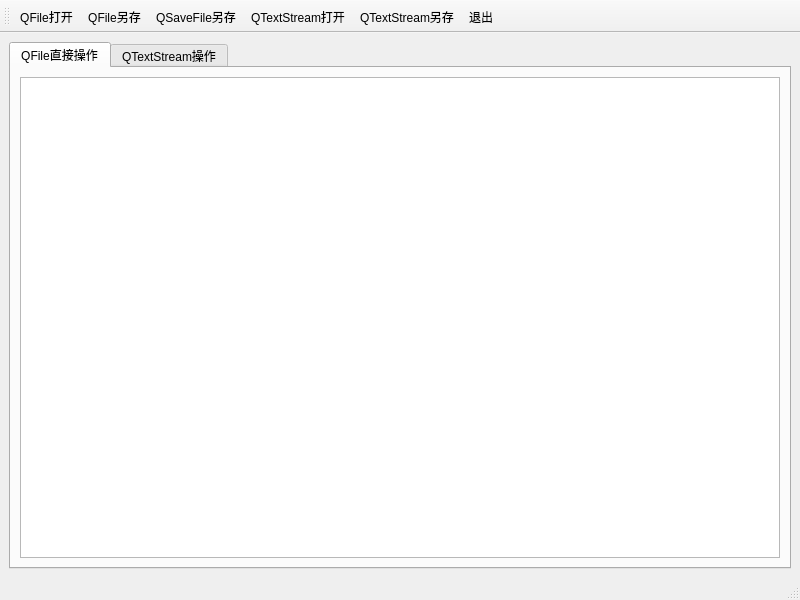
<?xml version="1.0" encoding="UTF-8"?>
<ui version="4.0">
 <class>MainWindow</class>
 <widget class="QMainWindow" name="MainWindow">
  <property name="geometry">
   <rect>
    <x>0</x>
    <y>0</y>
    <width>800</width>
    <height>600</height>
   </rect>
  </property>
  <property name="windowTitle">
   <string>MainWindow</string>
  </property>
  <widget class="QWidget" name="centralwidget">
   <layout class="QHBoxLayout" name="horizontalLayout">
    <item>
     <widget class="QTabWidget" name="tabWidget">
      <property name="currentIndex">
       <number>0</number>
      </property>
      <widget class="QWidget" name="tab">
       <attribute name="title">
        <string>QFile直接操作</string>
       </attribute>
       <layout class="QHBoxLayout" name="horizontalLayout_2">
        <item>
         <widget class="QPlainTextEdit" name="plainTextEdit"/>
        </item>
       </layout>
      </widget>
      <widget class="QWidget" name="tab_2">
       <attribute name="title">
        <string>QTextStream操作</string>
       </attribute>
       <layout class="QHBoxLayout" name="horizontalLayout_3">
        <item>
         <widget class="QPlainTextEdit" name="plainTextEdit_2"/>
        </item>
       </layout>
      </widget>
     </widget>
    </item>
   </layout>
  </widget>
  <widget class="QStatusBar" name="statusbar"/>
  <widget class="QToolBar" name="toolBar">
   <property name="windowTitle">
    <string>toolBar</string>
   </property>
   <attribute name="toolBarArea">
    <enum>TopToolBarArea</enum>
   </attribute>
   <attribute name="toolBarBreak">
    <bool>false</bool>
   </attribute>
   <addaction name="act_qfile_open"/>
   <addaction name="act_qfile_save_as"/>
   <addaction name="act_qsavefile_save_as"/>
   <addaction name="act_qtextstream_open"/>
   <addaction name="act_qtextstream_save_as"/>
   <addaction name="act_exit"/>
  </widget>
  <action name="act_qfile_open">
   <property name="text">
    <string>QFile打开</string>
   </property>
   <property name="menuRole">
    <enum>QAction::NoRole</enum>
   </property>
  </action>
  <action name="act_qfile_save_as">
   <property name="text">
    <string>QFile另存</string>
   </property>
   <property name="menuRole">
    <enum>QAction::NoRole</enum>
   </property>
  </action>
  <action name="act_qsavefile_save_as">
   <property name="text">
    <string>QSaveFile另存</string>
   </property>
   <property name="menuRole">
    <enum>QAction::NoRole</enum>
   </property>
  </action>
  <action name="act_qtextstream_open">
   <property name="text">
    <string>QTextStream打开</string>
   </property>
   <property name="menuRole">
    <enum>QAction::NoRole</enum>
   </property>
  </action>
  <action name="act_qtextstream_save_as">
   <property name="text">
    <string>QTextStream另存</string>
   </property>
   <property name="menuRole">
    <enum>QAction::NoRole</enum>
   </property>
  </action>
  <action name="act_exit">
   <property name="text">
    <string>退出</string>
   </property>
   <property name="menuRole">
    <enum>QAction::NoRole</enum>
   </property>
  </action>
 </widget>
 <resources/>
 <connections>
  <connection>
   <sender>act_exit</sender>
   <signal>triggered()</signal>
   <receiver>MainWindow</receiver>
   <slot>close()</slot>
   <hints>
    <hint type="sourcelabel">
     <x>-1</x>
     <y>-1</y>
    </hint>
    <hint type="destinationlabel">
     <x>399</x>
     <y>299</y>
    </hint>
   </hints>
  </connection>
 </connections>
</ui>
